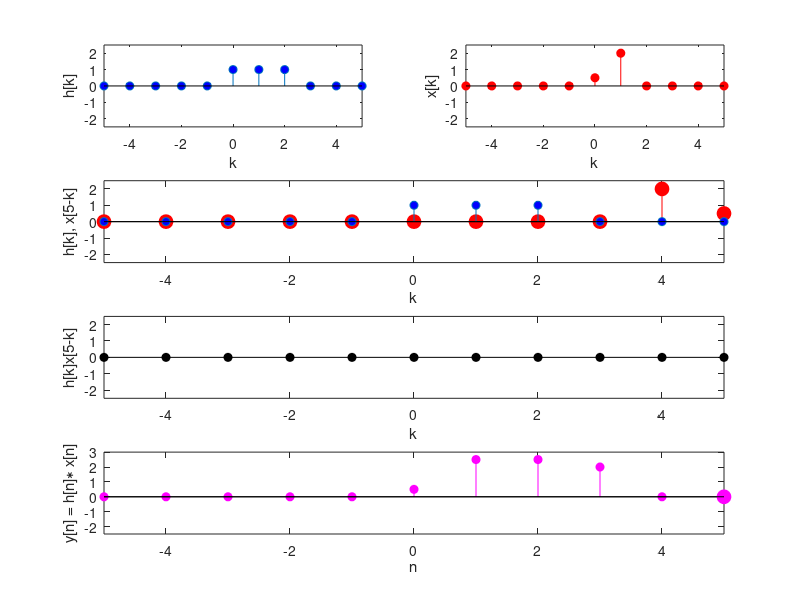

Reproduce this figure in MATLAB.
clear all
close all
clc

N = 5;
k = -N:N;
x = [0 0 0 0 0 0.5 2 0 0 0 0];
h = [0 0 0 0 0 1 1 1 0 0 0];

y = [];
figure
i = 1;
for n = -N:N
    subplot(4,2,1)
    stem(k,h,'MarkerFaceColor','blue'), axis([-N N -2.5 2.5]), xlabel('k'), ylabel('h[k]')
    subplot(4,2,2)
    stem(k,x,'r','MarkerFaceColor','red'), axis([-N N -2.5 2.5]), xlabel('k'), ylabel('x[k]')
  
    if n<0
        subplot(4,2,[3,4])
        stem(k,[x(end-abs(n):-1:1) zeros(1,abs(n))],'r','MarkerFaceColor','red','MarkerSize',10), axis([-N N -2.5 2.5]), hold on,
        stem(k,h,'MarkerFaceColor','blue'), xlabel('k'), ylabel(sprintf('h[k], x[%i-k]',n))
        hold off
        subplot(4,2,[5,6])
        stem(k,h.*[x(end-abs(n):-1:1) zeros(1,abs(n))],'k','MarkerFaceColor','black'), axis([-N N -2.5 2.5])
        xlabel('k'), ylabel(sprintf('h[k]x[%i-k]',n))
        subplot(4,2,[7,8])
        y = [y sum(h.*[x(end-abs(n):-1:1) zeros(1,abs(n))])];
        stem(k,[y NaN(1,2*N+1-i)],'m','MarkerFaceColor','magenta'), hold on,
        stem(k(i),y(end),'m','MarkerFaceColor','magenta','MarkerSize',10),
        axis([-N N -2.5 3]), xlabel('n'), ylabel('y[n] = h[n]\ast x[n]')
    else
        subplot(4,2,[3,4])
        stem(k,[zeros(1,n) x(end:-1:1+n) ],'r','MarkerFaceColor','red','MarkerSize',10), hold on,
        stem(k,h,'MarkerFaceColor','blue'), axis([-N N -2.5 2.5]), xlabel('k'), ylabel(sprintf('h[k], x[%i-k]',n))
        hold off 
        subplot(4,2,[5,6])
        stem(k,h.*[zeros(1,n) x(end:-1:1+n)],'k','MarkerFaceColor','black'), axis([-N N -2.5 2.5])
        xlabel('k'), ylabel(sprintf('h[k]x[%i-k]',n))
        subplot(4,2,[7,8])
        y = [y sum(h.*[zeros(1,n) x(end:-1:1+n)])];
        stem(k,[y NaN(1,2*N+1-i)],'m','MarkerFaceColor','magenta'), hold on,
        stem(k(i),y(end),'m','MarkerFaceColor','magenta','MarkerSize',10),
        axis([-N N -2.5 3]), xlabel('n'), ylabel('y[n] = h[n]\ast x[n]')
    end
    hold off
    pause
    i = i + 1;
end
